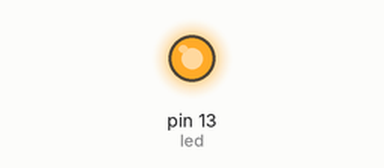
Recording of a sketch running on a simulated Arduino Uno, built with avr-gcc and run on an emulated ATmega328P. Shown: output pins drawn as LEDs (lit = HIGH). Random numbers use the default seed unless the sketch sets one.

Above: at 0.1 s.
At 39.1 s:
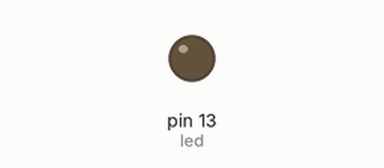
Timing chart, 0 to 40.0 s (numbered marks = the images above):
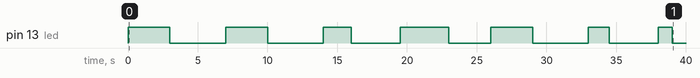

Measured:
- by itself, pin 13 (led): LOW → HIGH at 0.00 s, → LOW 3.0 s later, → HIGH 4.0 s later, → LOW 3.0 s later, … (14 changes in this stretch)

The sketch:

kedip-v2.ino
```cpp
/*
  Kedip V2
  Modifikasi program kedip:
  - Menggunakan XOR
  - Lamanya lampu nyala/mati menggunakan random
 */

// Pin 13 has an LED connected on most Arduino boards.
// give it a name:
int led = 13;
int ledStatus = 1;

// the setup routine runs once when you press reset:
void setup() {
  // initialize the digital pin as an output.
  pinMode(led, OUTPUT);
  randomSeed (analogRead(0));
}

// the loop routine runs over and over again forever:
void loop() {
  digitalWrite(led, ledStatus);   // Tulis status LED (1 = HIGH = Nyala, 0 = LOW = Mati)
  delay(random(1, 10)*500);       // wait between 1-5 seconds
  ledStatus ^= 1;                 // Ubah status LED dengan XOR
}
```
